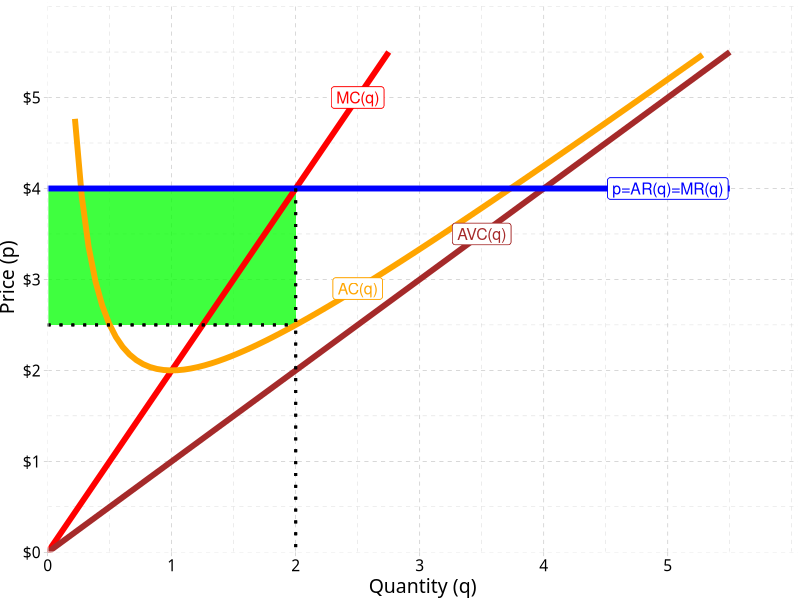
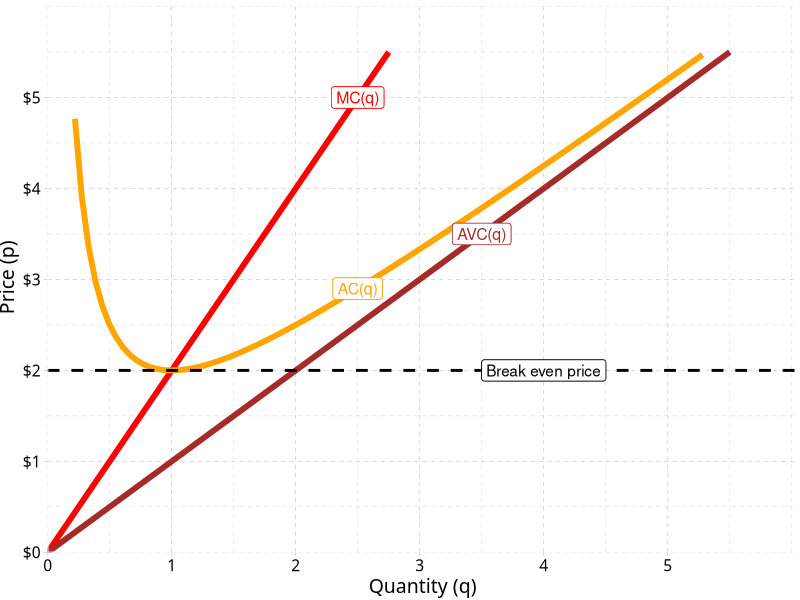
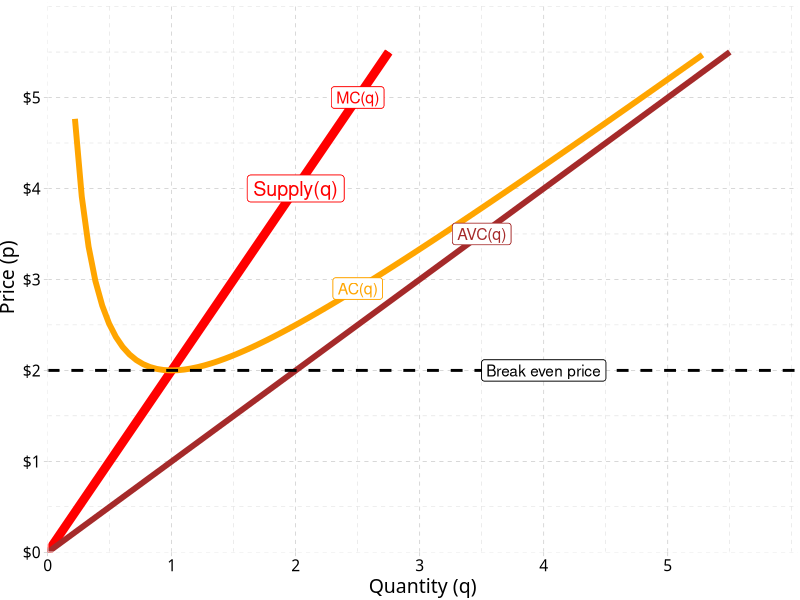
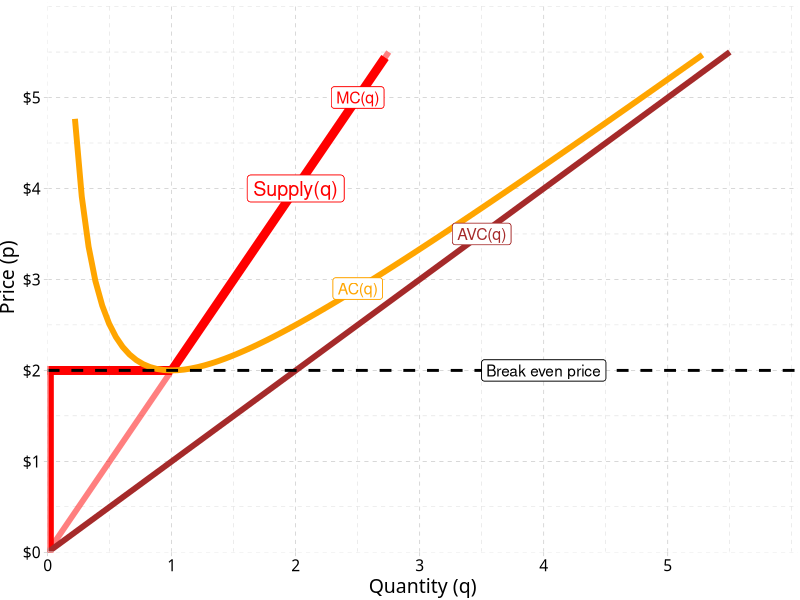

Write R code to recreate these figures, in order.
## ---- chunk 1
knitr::opts_chunk$set(echo = F,
                      message = F,
                      warning = F,
                      fig.retina = 3)
library(tidyverse)
library(ggrepel)
library(ggthemes)
## ---- chunk 2
mc=function(x){2*x}
ac=function(x){x+1/x}
avc=function(x){x}
mr=function(x){4}

ggplot(data.frame(x=c(0,10)), aes(x=x))+
  geom_rect(xmin = 0, xmax = 2, ymin = 2.5, ymax = 4, fill = "green", alpha =0.5)+
  stat_function(fun=mc, geom="line", size=2, color = "red")+
    geom_label(x=2.5,y=mc(2.5), color = "red", label="MC(q)", size = 4)+
  stat_function(fun=ac, geom="line", size=2, color = "orange")+
    stat_function(fun=avc, geom="line", size=2, color = "brown")+
    geom_label(x=3.5,y=avc(3.5), color = "brown", label="AVC(q)", size = 4)+
    geom_label(x=2.5,y=ac(2.5), color = "orange", label="AC(q)", size = 4)+
  stat_function(fun=mr, geom="line", size=2, color = "blue")+
    geom_label(x=5,y=mr(5), color = "blue", label="p=AR(q)=MR(q)", size = 4)+

  geom_segment(x = 2, y = 4, xend = 2, yend = 0, linetype = "dotted", size = 1)+
  geom_segment(x = 0, y = 2.5, xend = 2, yend = 2.5, linetype = "dotted", size = 1)+
    scale_x_continuous(breaks=seq(0,5,1),
                     limits=c(0,5.5),
                     expand=expand_scale(mult=c(0,0.1)))+
  scale_y_continuous(breaks=seq(0,5,1),
                     limits=c(0,5.5),
                     labels=scales::dollar,
                     expand=expand_scale(mult=c(0,0.1)))+
  #scale_colour_manual("Curves", values = line_colors, guide=F)+
  labs(x = "Quantity (q)",
       y = "Price (p)")+
  theme_pander(base_family = "Fira Sans Condensed", base_size=14)
## ---- chunk 3
ggplot(data.frame(x=c(0,10)), aes(x=x))+
  stat_function(fun=mc, geom="line", size=2, color = "red")+
    geom_label(x=2.5,y=mc(2.5), color = "red", label="MC(q)", size = 4)+
  stat_function(fun=ac, geom="line", size=2, color = "orange")+
    stat_function(fun=avc, geom="line", size=2, color = "brown")+
    geom_label(x=3.5,y=avc(3.5), color = "brown", label="AVC(q)", size = 4)+
    geom_label(x=2.5,y=ac(2.5), color = "orange", label="AC(q)", size = 4)+
  geom_hline(yintercept = 2, size = 1, linetype = "dashed")+
  geom_label(x = 4, y = 2, label = "Break even price")+
    scale_x_continuous(breaks=seq(0,5,1),
                     limits=c(0,5.5),
                     expand=expand_scale(mult=c(0,0.1)))+
  scale_y_continuous(breaks=seq(0,5,1),
                     limits=c(0,5.5),
                     labels=scales::dollar,
                     expand=expand_scale(mult=c(0,0.1)))+
  #scale_colour_manual("Curves", values = line_colors, guide=F)+
  labs(x = "Quantity (q)",
       y = "Price (p)")+
  theme_pander(base_family = "Fira Sans Condensed", base_size=14)
## ---- chunk 4
ggplot(data.frame(x=c(0,10)), aes(x=x))+
  stat_function(fun=mc, geom="line", size=2, color = "red")+
    stat_function(fun=mc, geom="line", size=3, color = "red")+
    geom_label(x=2,y=mc(2), color = "red", label="Supply(q)", size = 5)+
    geom_label(x=2.5,y=mc(2.5), color = "red", label="MC(q)", size = 4)+
  stat_function(fun=ac, geom="line", size=2, color = "orange")+
    stat_function(fun=avc, geom="line", size=2, color = "brown")+
    geom_label(x=3.5,y=avc(3.5), color = "brown", label="AVC(q)", size = 4)+
    geom_label(x=2.5,y=ac(2.5), color = "orange", label="AC(q)", size = 4)+
  geom_hline(yintercept = 2, size = 1, linetype = "dashed")+
  geom_label(x = 4, y = 2, label = "Break even price")+
    scale_x_continuous(breaks=seq(0,5,1),
                     limits=c(0,5.5),
                     expand=expand_scale(mult=c(0,0.1)))+
  scale_y_continuous(breaks=seq(0,5,1),
                     limits=c(0,5.5),
                     labels=scales::dollar,
                     expand=expand_scale(mult=c(0,0.1)))+
  #scale_colour_manual("Curves", values = line_colors, guide=F)+
  labs(x = "Quantity (q)",
       y = "Price (p)")+
  theme_pander(base_family = "Fira Sans Condensed", base_size=14)
## ---- chunk 5
ggplot(data.frame(x=c(0,10)), aes(x=x))+
  stat_function(fun=mc, geom="line", size=2, color = "red", alpha = 0.5)+
    stat_function(fun=mc, xlim = c(1,5), geom="line", size=3, color = "red")+
    geom_label(x=2,y=mc(2), color = "red", label="Supply(q)", size = 5)+
    geom_label(x=2.5,y=mc(2.5), color = "red", label="MC(q)", size = 4)+
  geom_segment(x = 0, xend = 1, y=2, yend =2, size = 3, color = "red")+
  geom_segment(x = 0, xend = 0, y=0, yend =2, size = 4, color = "red")+
  stat_function(fun=ac, geom="line", size=2, color = "orange")+
    stat_function(fun=avc, geom="line", size=2, color = "brown")+
    geom_label(x=3.5,y=avc(3.5), color = "brown", label="AVC(q)", size = 4)+
    geom_label(x=2.5,y=ac(2.5), color = "orange", label="AC(q)", size = 4)+
  geom_hline(yintercept = 2, size = 1, linetype = "dashed")+
  geom_label(x = 4, y = 2, label = "Break even price")+
    scale_x_continuous(breaks=seq(0,5,1),
                     limits=c(0,5.5),
                     expand=expand_scale(mult=c(0,0.1)))+
  scale_y_continuous(breaks=seq(0,5,1),
                     limits=c(0,5.5),
                     labels=scales::dollar,
                     expand=expand_scale(mult=c(0,0.1)))+
  #scale_colour_manual("Curves", values = line_colors, guide=F)+
  labs(x = "Quantity (q)",
       y = "Price (p)")+
  theme_pander(base_family = "Fira Sans Condensed", base_size=14)
